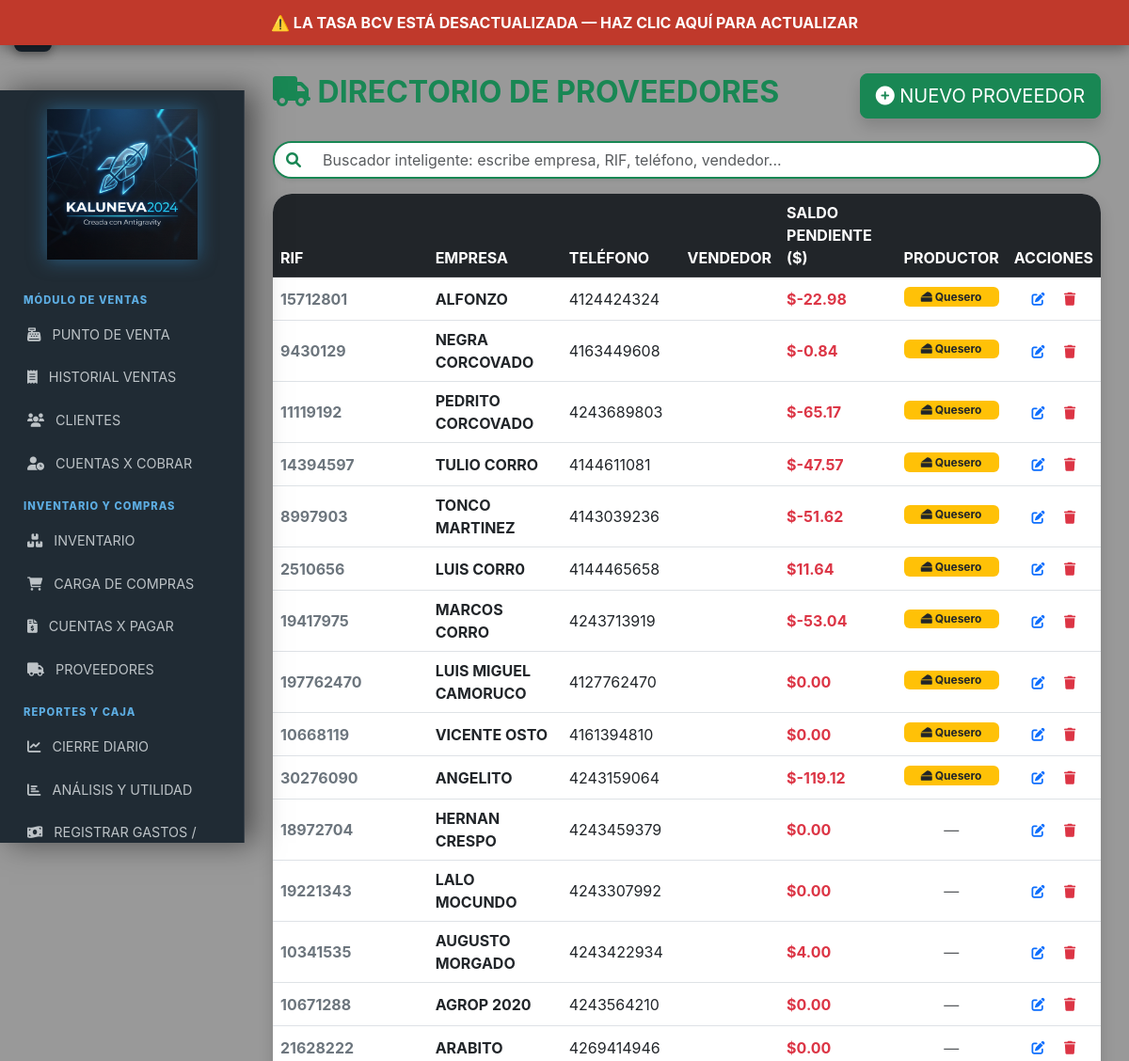
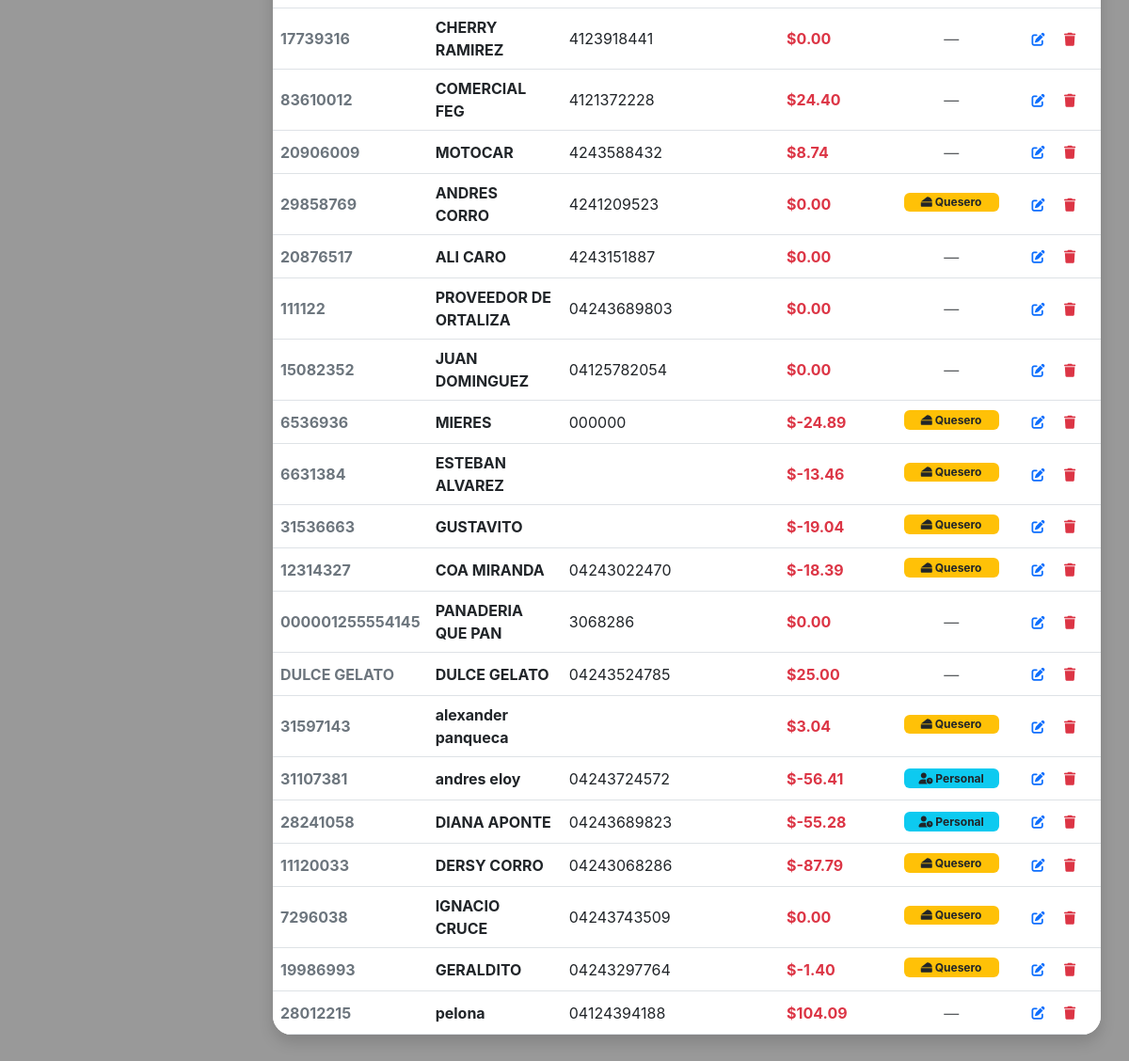
The app's page /proveedores (signed in), older data (2 pictures, top to bottom).
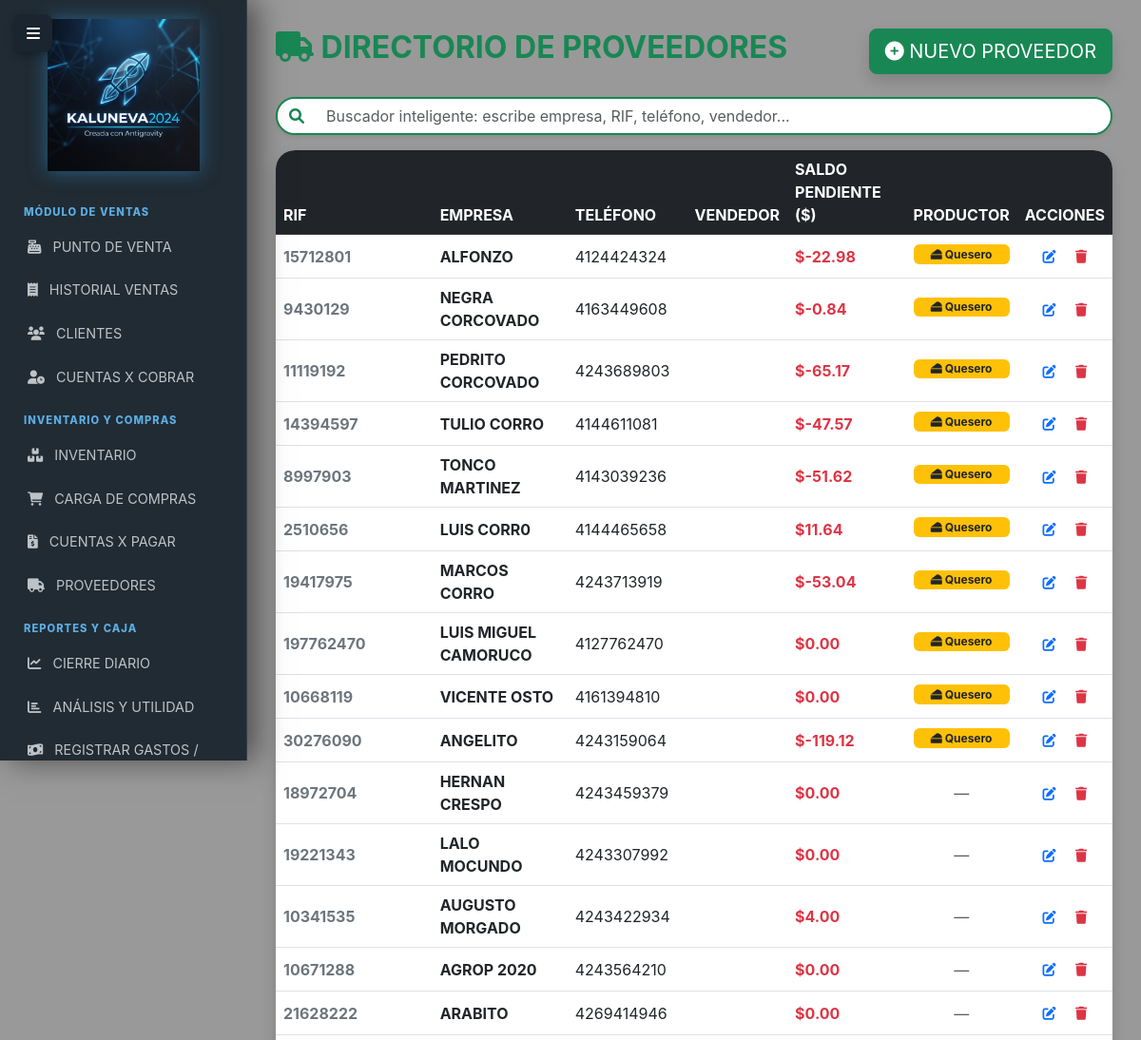
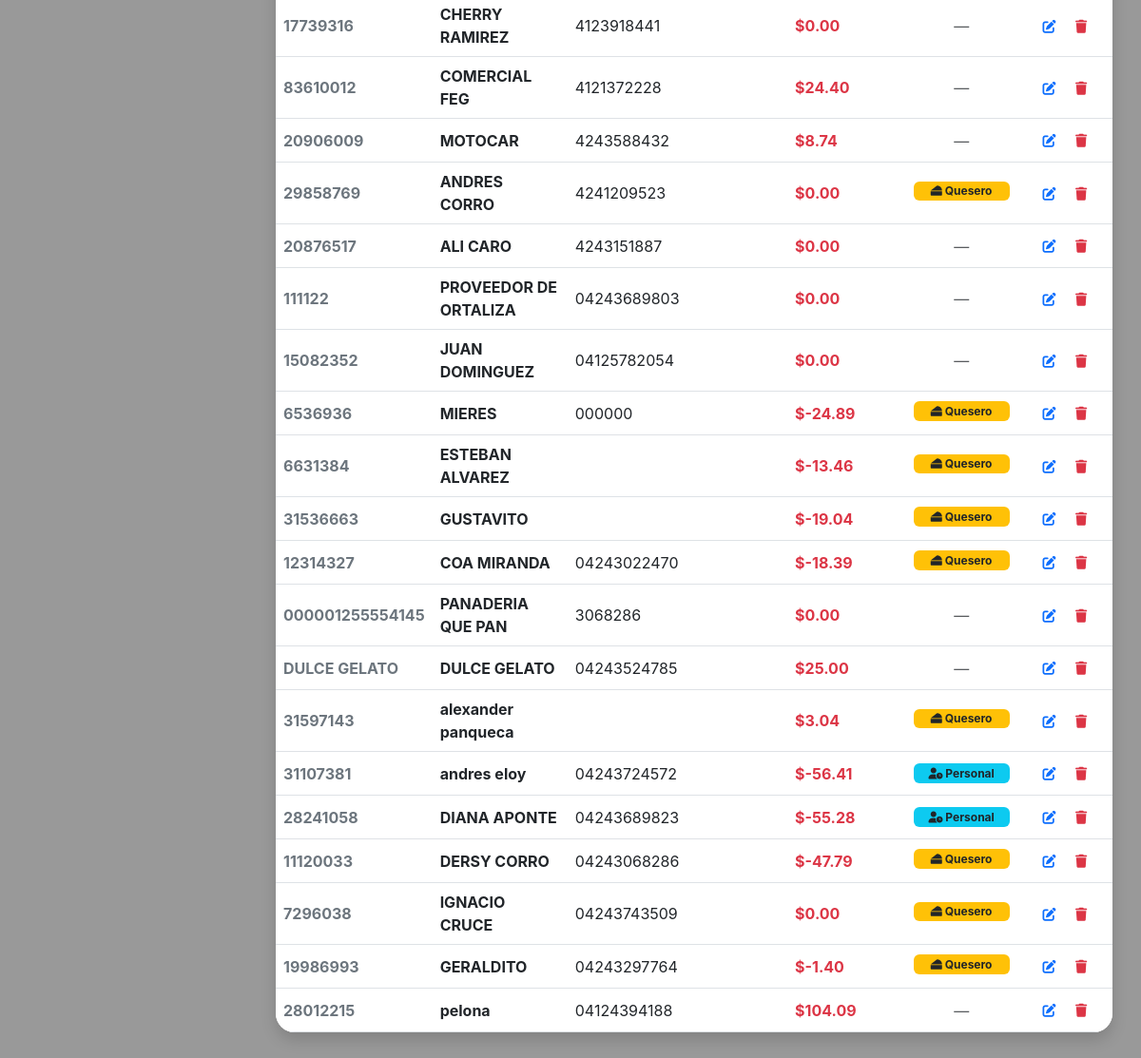
The same page, newer data (2 pictures, top to bottom).
### models.py (models this page shows)
class Proveedor(db.Model):
    __tablename__ = 'proveedores'
    id = db.Column(db.Integer, primary_key=True)
    rif = db.Column(db.String(20), unique=True, nullable=False)
    nombre = db.Column(db.String(100), nullable=False)
    telefono = db.Column(db.String(20))
    direccion = db.Column(db.Text)
    vendedor_nombre = db.Column(db.String(100))
    vendedor_telefono = db.Column(db.String(20))
    saldo_pendiente_usd = db.Column(db.Numeric(10, 2), default=Decimal('0.00'))
    es_productor = db.Column(db.Boolean, default=False)
    es_obrero = db.Column(db.Boolean, default=False)

### routes/proveedores.py (the view)
@proveedores_bp.route('/proveedores')
@login_required
@staff_required
def lista_proveedores():
    todos = Proveedor.query.all()
    return render_template('proveedores.html', proveedores=todos)

### app.py (called while the page is built)
@login_manager.user_loader
def load_user(user_id):
    user = db.session.get(User, int(user_id))
    if user and not getattr(user, 'activo', True):
        return None
    return user

@app.context_processor
def inject_tasa_actual():
    try:
        hoy = hoy_ve()
        tasa_hoy = TasaBCV.query.filter_by(fecha=hoy).first()
        if tasa_hoy:
            return dict(tasa_actual=tasa_hoy.valor, alerta_tasa=False)
        else:
            ultima = TasaBCV.query.order_by(TasaBCV.fecha.desc()).first()
            valor = ultima.valor if ultima else Decimal('0.00')
            return dict(tasa_actual=valor, alerta_tasa=True)
    except Exception as e:
        log.error(f"Error al inyectar tasa actual: {e}")
        return dict(tasa_actual=Decimal('0.00'), alerta_tasa=True)

### models.py (called while the page is built)
def hoy_ve():
    return datetime.now(pytz.timezone('America/Caracas')).date()

### templates/proveedores.html (shortened to what this page needs)
{% extends 'base.html' %} {% block content %}
<div class="d-flex justify-content-between align-items-center mb-4">
  <h2 class="fw-bold text-success">
    <i class="fas fa-truck"></i> DIRECTORIO DE PROVEEDORES
  </h2>
  <button class="btn btn-success btn-lg shadow" data-bs-toggle="modal" data-bs-target="#modalProveedor">
    <i class="fas fa-plus-circle"></i> NUEVO PROVEEDOR
  </button>
</div>
<div class="mb-3">
  <div class="input-group shadow-sm rounded-pill overflow-hidden border-success" style="border: 2px solid #1cc88a;">
    <span class="input-group-text bg-white border-0 text-success"><i class="fas fa-search"></i></span>
    <input type="text" id="buscador_kalu" class="form-control border-0 bg-white" placeholder="Buscador inteligente: escribe empresa, RIF, teléfono, vendedor..." style="box-shadow: none;">
  </div>
</div>
<div class="card shadow border-0">
  <div class="card-body p-0">
    <div class="table-responsive">
      <table class="table table-hover align-middle mb-0">
        <thead class="table-dark">
          <tr>
            <th>RIF</th>
            <th>EMPRESA</th>
            <th>TELÉFONO</th>
            <th>VENDEDOR</th>
            <th>SALDO PENDIENTE ($)</th>
            <th class="text-center">PRODUCTOR</th>
            <th class="text-center">ACCIONES</th>
          </tr>
        </thead>
        <tbody>
          {% for prov in proveedores %}
          <tr>
            <td class="fw-bold text-secondary">{{ prov.rif }}</td>
            <td class="fw-bold">{{ prov.nombre }}</td>
            <td>{{ prov.telefono }}</td>
            <td>
            </td>
            <td class="text-danger fw-bold">
              ${{ "%.2f"|format(prov.saldo_pendiente_usd) }}
            </td>
            <td class="text-center">
              {% if prov.es_productor %}
              <div class="badge bg-warning text-dark mb-1 d-block"><i class="fas fa-cheese"></i> Quesero</div>
              {% endif %}
              {% if prov.es_obrero %}
              <div class="badge bg-info text-dark d-block"><i class="fas fa-user-clock"></i> Personal</div>
              {% endif %}
              {% if not prov.es_productor and not prov.es_obrero %}
              <span class="text-muted">—</span>
              {% endif %}
            </td>
            <td class="text-center">
              <button class="btn btn-outline-primary btn-sm border-0"
                onclick="abrirEditarProveedor({{ prov.id }}, '{{ prov.rif }}', '{{ prov.nombre }}', '{{ prov.telefono }}', '{{ prov.direccion }}', '{{ prov.vendedor_nombre }}', '{{ prov.vendedor_telefono }}', {{ 'true' if prov.es_productor else 'false' }}, {{ 'true' if prov.es_obrero else 'false' }})"
                data-bs-toggle="modal" data-bs-target="#modalEditarProveedor">
                <i class="fas fa-edit"></i>
              </button>
              <button class="btn btn-outline-danger btn-sm border-0"
                onclick="eliminarProveedor({{ prov.id }}, '{{ prov.nombre }}')">
                <i class="fas fa-trash"></i>
              </button>
            </td>
          </tr>
          {% endfor %}
        </tbody>
      </table>
    </div>
  </div>
</div>
{% endblock %}

### templates/base.html (shortened to what this page needs)
<!doctype html>
<html lang="es">
<head>
  <link href="https://cdn.jsdelivr.net/npm/bootstrap@5.3.0/dist/css/bootstrap.min.css" rel="stylesheet" />
  <link rel="stylesheet" href="https://cdnjs.cloudflare.com/ajax/libs/font-awesome/6.0.0/css/all.min.css" />
  <link rel="stylesheet" href="https://cdn.datatables.net/1.13.6/css/dataTables.bootstrap5.min.css">
  <link rel="stylesheet" href="https://cdn.datatables.net/buttons/2.4.2/css/buttons.bootstrap5.min.css">
  <link rel="stylesheet" href="{{ url_for('static', filename='movil.css') }}">
</head>
<body>
  <button class="btn-toggle-sidebar" id="sidebar-toggle" onclick="toggleSidebarMenu()">
    <i class="fas fa-bars"></i>
  </button>
  {% if alerta_tasa %}
  <div class="barra-tasa-alerta" data-url="{{ url_for('set_tasa_bcv') }}" onclick="window.location=this.dataset.url">
    ⚠️ LA TASA BCV ESTÁ DESACTUALIZADA — HAZ CLIC AQUÍ PARA ACTUALIZAR
  </div>
  {% endif %}
    <div class="sidebar">
    <img src="/static/logo_antigravity.png" alt="KALUNEVA2024" class="logo-img">
    {% if current_user.role in ['admin', 'dueno', 'supervisor', 'cajero'] %}
        <div class="menu-label">Módulo de Ventas</div>
        <a href="/pos"><i class="fas fa-cash-register me-2"></i> PUNTO DE VENTA</a>
        {% if current_user.role in ['admin', 'dueno', 'supervisor'] %}
        <a href="/historial_ventas"><i class="fas fa-receipt me-2"></i> HISTORIAL VENTAS</a>
        <a href="/clientes"><i class="fas fa-users me-2"></i> CLIENTES</a>
        {% endif %}
        <a href="/morosos"><i class="fas fa-user-clock me-2"></i> CUENTAS X COBRAR</a>
        <div class="menu-label">Inventario y Compras</div>
        {% if current_user.role in ['admin', 'dueno', 'supervisor'] %}
        <a href="/inventario"><i class="fas fa-boxes me-2"></i> INVENTARIO</a>
        {% endif %}
        <a href="/compras"><i class="fas fa-shopping-cart me-2"></i> CARGA DE COMPRAS</a>
        {% if current_user.role in ['admin', 'dueno', 'supervisor'] %}
        <a href="/cuentas_por_pagar"><i class="fas fa-file-invoice-dollar me-2"></i> CUENTAS X PAGAR</a>
        <a href="/proveedores"><i class="fas fa-truck me-2"></i> PROVEEDORES</a>
        {% endif %}
        <div class="menu-label">Reportes y Caja</div>
        <a href="/reporte_cierre"><i class="fas fa-chart-line me-2"></i> CIERRE DIARIO</a>
        {% if current_user.role in ['admin', 'dueno', 'supervisor'] %}
        <a href="/reportes"><i class="fas fa-chart-bar me-2"></i> ANÁLISIS Y UTILIDAD</a>
        <a href="{{ url_for('caja.registrar_gasto') }}" class="gasto-link">
        <i class="fas fa-money-bill-wave me-2"></i> REGISTRAR GASTOS / PAGOS
        </a>
        {% endif %}
    {% endif %}
  </div>
  <div class="main-content">
    {% block content %}
    {% endblock %}
  </div>
</body>
</html>

### templates/base.html (style rules this page uses)
body { background: url('/static/fondo_negocio_jpg.png') no-repeat center center fixed !important; background-size: cover !important; font-family: 'Inter', 'Segoe UI', sans-serif; min-height: 100vh; color: #333; }
body::before { content: ""; position: fixed; top: 0; left: 0; width: 100%; height: 100%; background: rgba(0, 0, 0, 0.4); z-index: -1; }
.sidebar { height: 100vh; background: rgba(26, 37, 47, 0.95); color: white; position: fixed; width: 260px; transition: all 0.4s cubic-bezier(0.4, 0, 0.2, 1); overflow-y: auto; z-index: 1050; backdrop-filter: blur(10px); border-right: 1px solid rgba(255, 255, 255, 0.1); backdrop-filter: blur(15px); box-shadow: 10px 0 30px rgba(0,0,0,0.5); }
.sidebar .logo-img { width: 100%; max-width: 200px; padding: 20px; display: block; margin: 0 auto; filter: drop-shadow(0 0 10px rgba(52, 152, 219, 0.5)); }
.sidebar .menu-label { padding: 15px 25px 5px 25px; font-size: 0.7rem; text-transform: uppercase; color: #5dade2; font-weight: 800; letter-spacing: 1px; }
.sidebar a { color: #bdc3c7; text-decoration: none; padding: 12px 25px; display: block; transition: all 0.2s; font-size: 0.9rem; border-left: 4px solid transparent; }
.main-content { margin-left: 260px; padding: 30px; transition: all 0.4s cubic-bezier(0.4, 0, 0.2, 1); }
.btn-toggle-sidebar { position: fixed; top: 15px; left: 15px; z-index: 1100; background: #1a252f; color: white; border: none; border-radius: 8px; width: 40px; height: 40px; display: flex; align-items: center; justify-content: center; cursor: pointer; box-shadow: 0 4px 10px rgba(0,0,0,0.3); transition: all 0.3s; }
.card { border: 1px solid rgba(255, 255, 255, 0.2); border-radius: 20px; background: rgba(255, 255, 255, 0.85); backdrop-filter: blur(15px); box-shadow: 0 10px 30px rgba(0, 0, 0, 0.1); overflow: hidden; transition: transform 0.2s; }

Row changes from the older to the newer data that the page shows:
changed Proveedor "DERSY CORRO": saldo_pendiente_usd "-87.79" → "-47.79"
Text that changed along with them:
text no longer shown: "⚠️ LA TASA BCV ESTÁ DESACTUALIZADA — HAZ CLIC AQUÍ PARA ACTUALIZAR"
